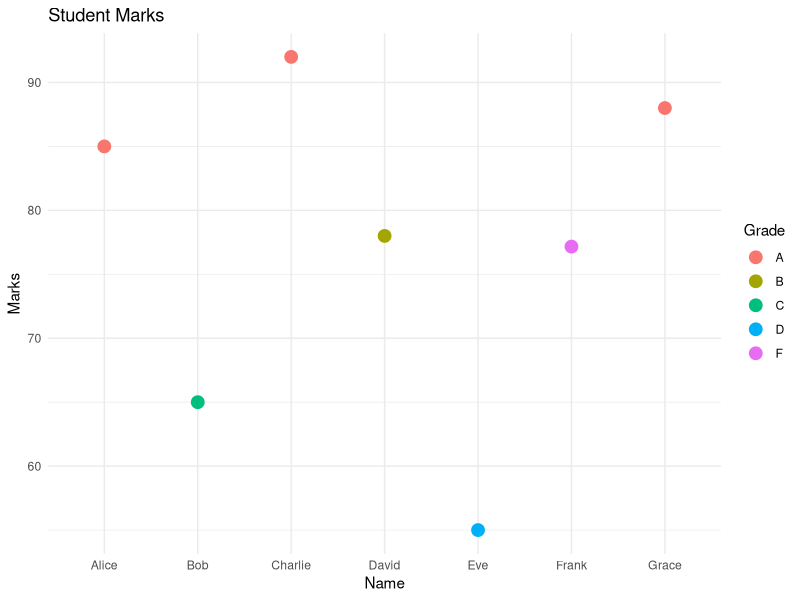

R code for this plot:
# 1. DATA CREATION & PREPROCESSING/CLEANING
# Create a data frame with some deliberate missing and messy data
students <- data.frame(
  Name = c("Alice", "Bob", "Charlie", "David", "Eve", "Frank", "Grace", "Alice"), # Duplicate Alice
  Marks = c(85, 65, 92, 78, 55, NA, 88, 85), # Missing mark for Frank
  Grade = c("A", "C", "A", "B", "D", "F", "A", "A")
)

cat("--- Original Data ---\n")
print(students)

# Data Cleaning
# Remove duplicates
students <- unique(students)

# Handle missing values (Impute with mean for Marks)
mean_marks <- mean(students$Marks, na.rm = TRUE)
students$Marks[is.na(students$Marks)] <- mean_marks

# Data Preprocessing: Convert Grade to factor
students$Grade <- as.factor(students$Grade)

# 2. DESCRIPTIVE STATISTICS
cat("\n--- Descriptive Statistics ---\n")
print(dim(students))
print(str(students))
print(summary(students))
cat("Standard Deviation of Marks:", sd(students$Marks), "\n")

# 3. TASK SPECIFIC OPERATIONS
# Perform subsetting to display students scoring above 75
high_scorers <- subset(students, Marks > 75)
cat("\n--- Students scoring above 75 ---\n")
print(high_scorers)

# Install and load the ggplot2 package
if (!require(ggplot2)) {
  install.packages("ggplot2")
  library(ggplot2)
}

# Create a simple scatter plot using the created data frame
ggplot(students, aes(x = Name, y = Marks, color = Grade)) +
  geom_point(size = 4) +
  ggtitle("Student Marks") +
  theme_minimal()
